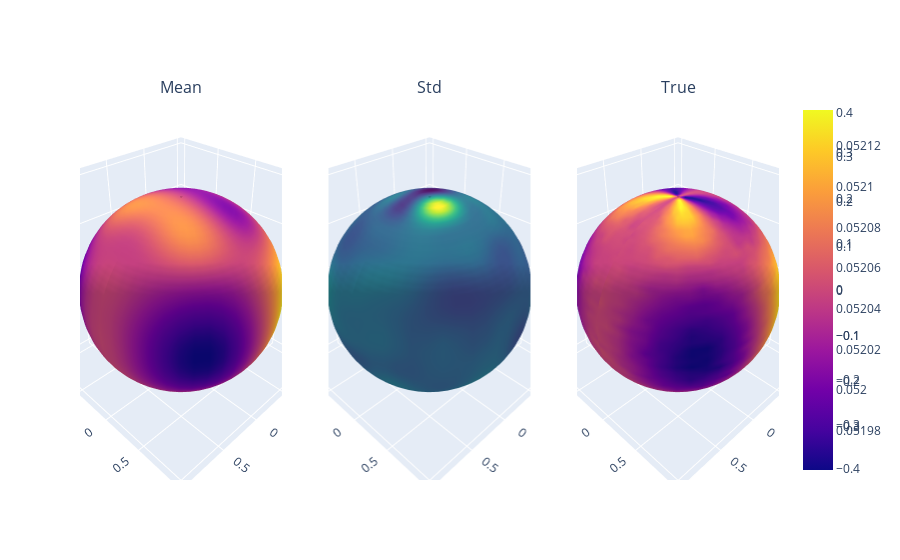

Source (notebook cell):
### Code cell
plot_predictions(model, x_test, y_test)

### Figure 1 — Plotly figure (JSON) as saved in the notebook; plotly's stock layout.template omitted (floating-point values rounded to 4 significant figures; data arrays with more than 128 entries replaced by an {"elided": "..."} marker saying what was removed)
{"data": [{"scene": "scene", "surfacecolor": {"elided": "50x50 float values"}, "type": "surface", "x": {"elided": "50x50 float values"}, "y": {"elided": "50x50 float values"}, "z": {"elided": "50x50 float values"}}, {"colorscale": [[0, "#440154"], [0.1111, "#482878"], [0.2222, "#3e4989"], [0.3333, "#31688e"], [0.4444, "#26828e"], [0.5556, "#1f9e89"], [0.6667, "#35b779"], [0.7778, "#6ece58"], [0.8889, "#b5de2b"], [1, "#fde725"]], "scene": "scene2", "surfacecolor": {"elided": "50x50 float values"}, "type": "surface", "x": {"elided": "50x50 float values"}, "y": {"elided": "50x50 float values"}, "z": {"elided": "50x50 float values"}}, {"scene": "scene3", "surfacecolor": {"elided": "50x50 float values"}, "type": "surface", "x": {"elided": "50x50 float values"}, "y": {"elided": "50x50 float values"}, "z": {"elided": "50x50 float values"}}], "layout": {"annotations": [{"font": {"size": 16}, "showarrow": false, "text": "Mean", "x": 0.1444, "xanchor": "center", "xref": "paper", "y": 1, "yanchor": "bottom", "yref": "paper"}, {"font": {"size": 16}, "showarrow": false, "text": "Std", "x": 0.5, "xanchor": "center", "xref": "paper", "y": 1, "yanchor": "bottom", "yref": "paper"}, {"font": {"size": 16}, "showarrow": false, "text": "True", "x": 0.8556, "xanchor": "center", "xref": "paper", "y": 1, "yanchor": "bottom", "yref": "paper"}], "scene": {"domain": {"x": [0, 0.2889], "y": [0, 1]}}, "scene2": {"domain": {"x": [0.3556, 0.6444], "y": [0, 1]}}, "scene3": {"domain": {"x": [0.7111, 1], "y": [0, 1]}}}}
